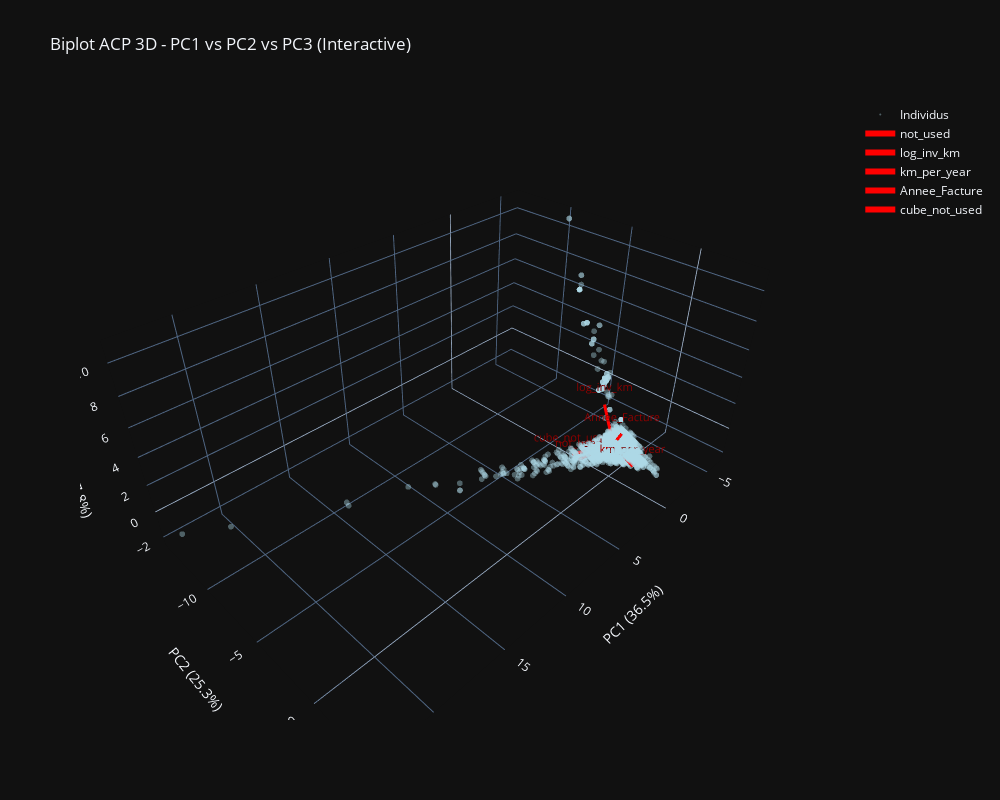

Notebook source saved alongside this figure:
### Code cell
# Plot PCA
plot_pca_biplot_adaptive(X_num_scaled, numeric_cols, n_components='auto')

### Figure 1 — Plotly figure (JSON) as saved in the notebook; plotly's stock layout.template omitted (floating-point values rounded to 4 significant figures; data arrays with more than 128 entries replaced by an {"elided": "..."} marker saying what was removed)
{"data": [{"hoverinfo": "skip", "marker": {"color": "lightblue", "opacity": 0.4, "size": 2}, "mode": "markers", "name": "Individus", "x": {"elided": "5000 float values"}, "y": {"elided": "5000 float values"}, "z": {"elided": "5000 float values"}, "type": "scatter3d"}, {"hoverinfo": "skip", "line": {"color": "red", "width": 6}, "mode": "lines+text", "name": "not_used", "showlegend": true, "text": ["", "not_used"], "textfont": {"color": "darkred", "size": 11}, "textposition": "top center", "x": [0, 2.683], "y": [0, -0.6907], "z": [0, -0.0996], "type": "scatter3d"}, {"hoverinfo": "skip", "line": {"color": "red", "width": 6}, "mode": "lines+text", "name": "log_inv_km", "showlegend": true, "text": ["", "log_inv_km"], "textfont": {"color": "darkred", "size": 11}, "textposition": "top center", "x": [0, -1.05], "y": [0, -1.691], "z": [0, 1.768], "type": "scatter3d"}, {"hoverinfo": "skip", "line": {"color": "red", "width": 6}, "mode": "lines+text", "name": "km_per_year", "showlegend": true, "text": ["", "km_per_year"], "textfont": {"color": "darkred", "size": 11}, "textposition": "top center", "x": [0, 0.8993], "y": [0, 2.123], "z": [0, -0.06464], "type": "scatter3d"}, {"hoverinfo": "skip", "line": {"color": "red", "width": 6}, "mode": "lines+text", "name": "Annee_Facture", "showlegend": true, "text": ["", "Annee_Facture"], "textfont": {"color": "darkred", "size": 11}, "textposition": "top center", "x": [0, 1.273], "y": [0, 1.23], "z": [0, 2.191], "type": "scatter3d"}, {"hoverinfo": "skip", "line": {"color": "red", "width": 6}, "mode": "lines+text", "name": "cube_not_used", "showlegend": true, "text": ["", "cube_not_used"], "textfont": {"color": "darkred", "size": 11}, "textposition": "top center", "x": [0, 2.382], "y": [0, -1.426], "z": [0, -0.2546], "type": "scatter3d"}], "layout": {"scene": {"xaxis": {"title": {"text": "PC1 (36.5%)"}, "showgrid": true, "zeroline": true}, "yaxis": {"title": {"text": "PC2 (25.3%)"}, "showgrid": true, "zeroline": true}, "zaxis": {"title": {"text": "PC3 (17.8%)"}, "showgrid": true, "zeroline": true}}, "title": {"text": "Biplot ACP 3D - PC1 vs PC2 vs PC3 (Interactive)"}, "width": 1000, "height": 800, "showlegend": true}}
